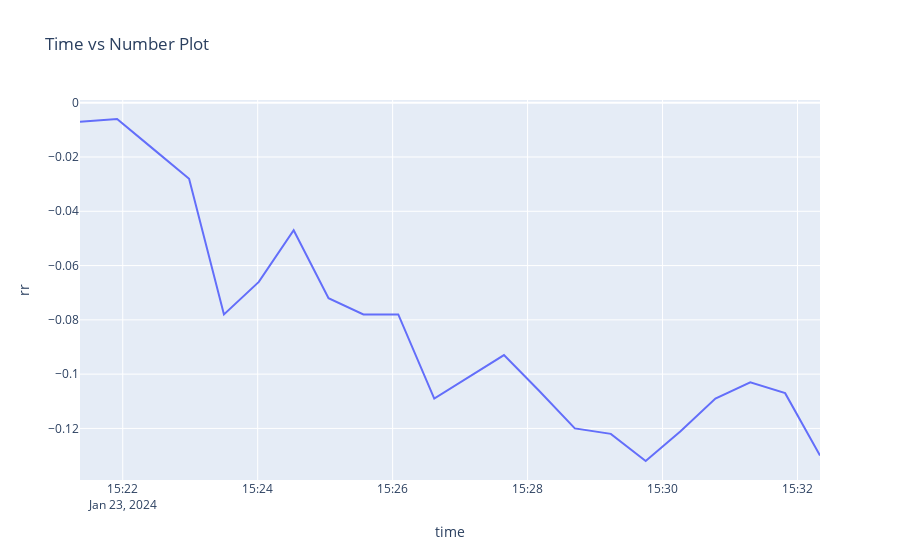

The cell this chart's notebook holds for it:
### Code cell
# Convert the 'Time' column to datetime type
data['time'] = pd.to_datetime(data['time'])

# Create the plot
fig = px.line(data, x='time', y='rr', title='Time vs Number Plot')

# Show the plot
fig.show()

### Figure 1 — Plotly figure (JSON) as saved in the notebook; plotly's stock layout.template omitted (floating-point values rounded to 4 significant figures)
{"data": [{"hovertemplate": "time=%{x}<br>rr=%{y}<extra></extra>", "legendgroup": "", "line": {"color": "#636efa", "dash": "solid"}, "marker": {"symbol": "circle"}, "mode": "lines", "name": "", "orientation": "v", "showlegend": false, "type": "scatter", "x": ["2024-01-23T15:21:22", "2024-01-23T15:21:55", "2024-01-23T15:22:27", "2024-01-23T15:22:59", "2024-01-23T15:23:30", "2024-01-23T15:24:01", "2024-01-23T15:24:32", "2024-01-23T15:25:03", "2024-01-23T15:25:34", "2024-01-23T15:26:05", "2024-01-23T15:26:37", "2024-01-23T15:27:08", "2024-01-23T15:27:39", "2024-01-23T15:28:10", "2024-01-23T15:28:42", "2024-01-23T15:29:14", "2024-01-23T15:29:45", "2024-01-23T15:30:16", "2024-01-23T15:30:47", "2024-01-23T15:31:18", "2024-01-23T15:31:49", "2024-01-23T15:32:20"], "xaxis": "x", "y": [-0.007, -0.006, -0.017, -0.028, -0.078, -0.066, -0.047, -0.072, -0.078, -0.078, -0.109, -0.101, -0.093, -0.106, -0.12, -0.122, -0.132, -0.121, -0.109, -0.103, -0.107, -0.13], "yaxis": "y"}], "layout": {"legend": {"tracegroupgap": 0}, "title": {"text": "Time vs Number Plot"}, "xaxis": {"anchor": "y", "domain": [0, 1], "title": {"text": "time"}}, "yaxis": {"anchor": "x", "domain": [0, 1], "title": {"text": "rr"}}}}
